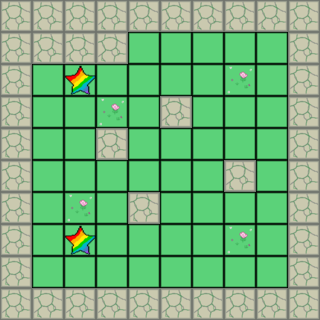

The image is a tile-based game level rendered from a .tmx file. Its description and complete source (layers, tilesets, objects, tile grids) follow:
An orthogonal 10x10 tile map with 32x32 px tiles, 3 tile layers (Floor, Checkpoint, Wall), 5 tilesets and 3 objects (2x Box, Player).

<map version="1.10" tiledversion="1.11.2" orientation="orthogonal" renderorder="right-down" width="10" height="10" tilewidth="32" tileheight="32" infinite="0" nextlayerid="6" nextobjectid="8">
 <tileset firstgid="1" source="grass.tsx" />
 <tileset firstgid="7" source="wall.tsx" />
 <tileset firstgid="8" source="charactor.tsx" />
 <tileset firstgid="9" source="box.tsx" />
 <tileset firstgid="10" source="star.tsx" />
 <layer id="1" name="Floor" width="10" height="10">
  <data encoding="csv">
0,0,0,0,0,0,0,0,0,0,
0,1,1,1,1,1,1,1,1,0,
0,1,1,1,1,1,1,2,1,0,
0,1,1,2,1,1,1,1,1,0,
0,1,1,1,1,1,1,1,1,0,
0,1,1,1,1,1,1,1,1,0,
0,1,2,1,1,1,1,1,1,0,
0,1,1,1,1,1,1,2,1,0,
0,1,1,1,1,1,1,1,1,0,
0,0,0,0,0,0,0,0,0,0
</data>
 </layer>
 <layer id="5" name="Checkpoint" width="10" height="10">
  <data encoding="csv">
0,0,0,0,0,0,0,0,0,0,
0,0,0,0,0,0,0,0,0,0,
0,0,10,0,0,0,0,0,0,0,
0,0,0,0,0,0,0,0,0,0,
0,0,0,0,0,0,0,0,0,0,
0,0,0,0,0,0,0,0,0,0,
0,0,0,0,0,0,0,0,0,0,
0,0,10,0,0,0,0,0,0,0,
0,0,0,0,0,0,0,0,0,0,
0,0,0,0,0,0,0,0,0,0
</data>
 </layer>
 <layer id="2" name="Wall" width="10" height="10">
  <data encoding="csv">
7,7,7,7,7,7,7,7,7,7,
7,7,7,7,0,0,0,0,0,7,
7,0,0,0,0,0,0,0,0,7,
7,0,0,0,0,7,0,0,0,7,
7,0,0,7,0,0,0,0,0,7,
7,0,0,0,0,0,0,7,0,7,
7,0,0,0,7,0,0,0,0,7,
7,0,0,0,0,0,0,0,0,7,
7,0,0,0,0,0,0,0,0,7,
7,7,7,7,7,7,7,7,7,7
</data>
 </layer>
 <objectgroup id="4" name="Box">
  <object id="5" name="Box" gid="9" x="224" y="128" width="32" height="32" />
  <object id="6" name="Box" gid="9" x="224" y="224" width="32" height="32" />
 </objectgroup>
 <objectgroup id="3" name="Player">
  <object id="1" name="Player" gid="8" x="128" y="160" width="32" height="32" />
 </objectgroup>
</map>
